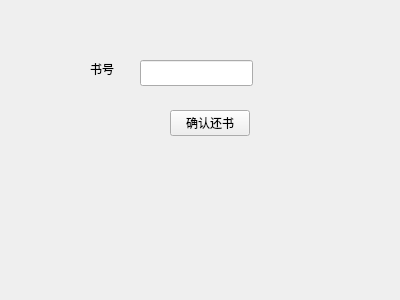
<?xml version="1.0" encoding="UTF-8"?>
<ui version="4.0">
 <class>Return_Book</class>
 <widget class="QWidget" name="Return_Book">
  <property name="geometry">
   <rect>
    <x>0</x>
    <y>0</y>
    <width>400</width>
    <height>300</height>
   </rect>
  </property>
  <property name="windowTitle">
   <string>Form</string>
  </property>
  <widget class="QLineEdit" name="book_id">
   <property name="geometry">
    <rect>
     <x>140</x>
     <y>60</y>
     <width>113</width>
     <height>26</height>
    </rect>
   </property>
  </widget>
  <widget class="QLabel" name="label">
   <property name="geometry">
    <rect>
     <x>90</x>
     <y>60</y>
     <width>54</width>
     <height>18</height>
    </rect>
   </property>
   <property name="text">
    <string>书号</string>
   </property>
  </widget>
  <widget class="QPushButton" name="return_book">
   <property name="geometry">
    <rect>
     <x>170</x>
     <y>110</y>
     <width>80</width>
     <height>26</height>
    </rect>
   </property>
   <property name="text">
    <string>确认还书</string>
   </property>
  </widget>
 </widget>
 <resources/>
 <connections/>
</ui>
